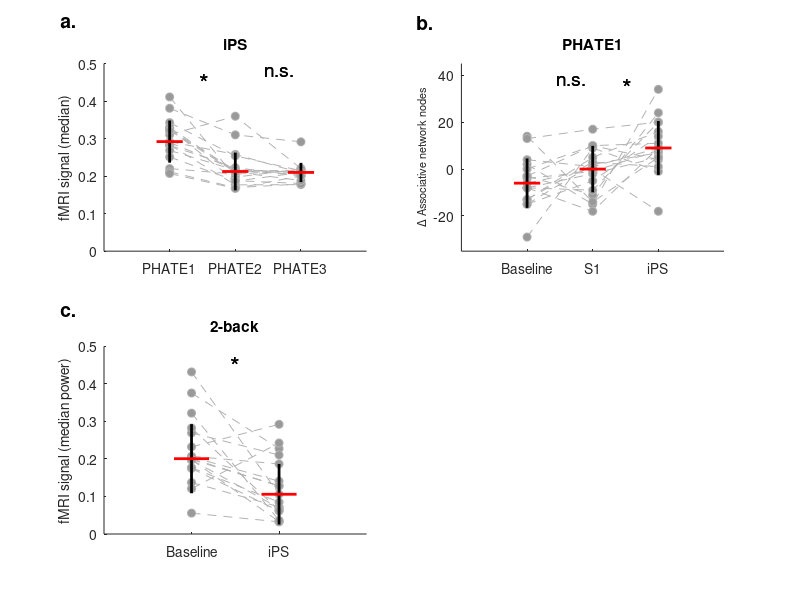

MATLAB code for this plot: (Note: this script raises an error after producing the figure.)
%% Supp figure 3: fmri signal & regions

load baseline_1back_2back_bold_phate
load s1_1back_2back_bold_phate
load ips_1back_2back_bold_phate

d_base_ph1 = basen2_ph1_c1- basen1_ph1_c1;
d_s1_ph1 = s1n2_ph1_c1- s1n1_ph1_c1;
d_ips_ph1 = ipsn2_ph1_c1- ipsn1_ph1_c1;

%%

figure('Position',[50,55,900,600],'Name','Supp.Fig 3 System and local level changes for correct 2-back'), set(gcf,'color','w'),
subplot(2,2,1), 
bold2_base = [loc_2back_BOLD_ph1'; loc_2back_BOLD_ph2'; loc_2back_BOLD_ph3']';
bold2_s1 = [s1_2back_BOLD_ph1'; s1_2back_BOLD_ph2'; s1_2back_BOLD_ph3']';
bold2_ips = [ips_2back_BOLD_ph1'; ips_2back_BOLD_ph2'; ips_2back_BOLD_ph3']';
for n=1:17; plot(bold2_ips(n,:),'-ko','MarkerFaceColor',[0.6 0.6 0.6],'LineStyle','--','Color',[0.7 0.7 0.7]); hold on; end
xlim([0 4]); ylim([0 .5])
set(gca,'xtick',[1:3]);
text([1.45 1.45],[.45 .45],'*','fontsize',18)
text([2.45 2.45],[.48 .48],'n.s.','fontsize',14)
ylabel('fMRI signal (median)','fontsize',10); set(gca,'xticklabel',{'PHATE1','PHATE2','PHATE3'},'fontsize',10);
title('iPS')
set(gca,'box','off');
set(gcf,'Color','w'), 
d_dat_ph1=[d_base_ph1(:,1) d_s1_ph1(:,1) d_ips_ph1(:,1), d_base_ph1(:,2) d_s1_ph1(:,2) d_ips_ph1(:,2), d_base_ph1(:,3) d_s1_ph1(:,3) d_ips_ph1(:,3), d_base_ph1(:,4) d_s1_ph1(:,4) d_ips_ph1(:,4)];
net=2;
d_assoc_ph1=[d_base_ph1(:,net) d_s1_ph1(:,net) d_ips_ph1(:,net)];
hold on, line([1,1],[median(bold2_ips(:,1))-std(bold2_ips(:,1)),median(bold2_ips(:,1))+std(bold2_ips(:,1))],'Linewidth',2,'Color','k')
hold on, line([2,2],[median(bold2_ips(:,2))-std(bold2_ips(:,2)),median(bold2_ips(:,2))+std(bold2_ips(:,2))],'Linewidth',2,'Color','k')
hold on, line([3,3],[median(bold2_ips(:,3))-std(bold2_ips(:,3)),median(bold2_ips(:,3))+std(bold2_ips(:,3))],'Linewidth',2,'Color','k')
hold on, line([.8,1.2],[median(bold2_ips(:,1)) median(bold2_ips(:,1))],'Linewidth',2,'Color','r')
hold on, line([1.8,2.2],[median(bold2_ips(:,2)) median(bold2_ips(:,2))],'Linewidth',2,'Color','r')
hold on, line([2.8,3.2],[median(bold2_ips(:,3)) median(bold2_ips(:,3))],'Linewidth',2,'Color','r')
annotation(gcf,'textbox',...
    [0.076 0.94 0.035 0.046],...
    'String',{'a.'},...
    'FontWeight','bold',...
    'FontSize',14,...
    'FitBoxToText','off',...
    'EdgeColor',[1 1 1]);

subplot(2,2,2);
for n=1:17; plot(d_assoc_ph1(n,:),'-ko','MarkerFaceColor',[0.6 0.6 0.6],'LineStyle','--','Color',[0.7 0.7 0.7]); hold on; end
xlim([0 4]); %ylim([-.6 .6])
set(gca,'xtick',[1:3]);
ylabel('\Delta Associative network nodes','fontsize',8); set(gca,'xticklabel',{'Baseline','S1','iPS'},'fontsize',10);
title('PHATE1')
set(gca,'box','off');
text([2.45 2.45],[35 35],'*','fontsize',18)
text([1.45 1.45],[38 38],'n.s.','fontsize',14)
ylim([-35 45]);
com_delta_assoc = [basen1_ph1_c1(:,net) s1n1_ph1_c1(:,net) ipsn1_ph1_c1(:,net); basen2_ph1_c1(:,net) s1n2_ph1_c1(:,net) ipsn2_ph1_c1(:,net)];
title('PHATE1')
hold on, line([1,1],[median(d_assoc_ph1(:,1))-std(d_assoc_ph1(:,1)),median(d_assoc_ph1(:,1))+std(d_assoc_ph1(:,1))],'Linewidth',2,'Color','k')
hold on, line([2,2],[median(d_assoc_ph1(:,2))-std(d_assoc_ph1(:,2)),median(d_assoc_ph1(:,2))+std(d_assoc_ph1(:,2))],'Linewidth',2,'Color','k')
hold on, line([3,3],[median(d_assoc_ph1(:,3))-std(d_assoc_ph1(:,3)),median(d_assoc_ph1(:,3))+std(d_assoc_ph1(:,3))],'Linewidth',2,'Color','k')
hold on, line([.8,1.2],[median(d_assoc_ph1(:,1)) median(d_assoc_ph1(:,1))],'Linewidth',2,'Color','r')
hold on, line([1.8,2.2],[median(d_assoc_ph1(:,2)) median(d_assoc_ph1(:,2))],'Linewidth',2,'Color','r')
hold on, line([2.8,3.2],[median(d_assoc_ph1(:,3)) median(d_assoc_ph1(:,3))],'Linewidth',2,'Color','r')
annotation(gcf,'textbox',...
    [0.076 0.46 0.035 0.046],...
    'String',{'c.'},...
    'FontWeight','bold',...
    'FontSize',14,...
    'FitBoxToText','off',...
    'EdgeColor',[1 1 1]);
%

load subj_base_bold_right_2back_corr
load subj_ips_bold_right_2back_corr

% right hemisphere iPS vs baseline
for n=1:17; pc_mn1_base_right(n,:)=median(abs(hilbert(subj_loc_tseries{n})).^2);  end
for n=1:17; pc_mn1_ips_right(n,:)=median(abs(hilbert(subj_ips_tseries{n})).^2); end  
n2back_base_ips_right=[pc_mn1_base_right pc_mn1_ips_right];

subplot(2,2,3)
for n=1:17; plot(n2back_base_ips_right(n,:),'-ko','MarkerFaceColor',[0.6 0.6 0.6],'LineStyle','--','Color',[0.7 0.7 0.7]); hold on; end
xlim([0 3]); %ylim([-.6 .6])
set(gca,'xtick',[1,2]);
ylabel('fMRI signal (median power)','fontsize',10); set(gca,'xticklabel',{'Baseline','iPS'},'fontsize',10);
% title('PHATE1')
set(gcf,'Color','w'); set(gca,'box','off');
text([1.45 1.45],[.45 .45],'*','fontsize',18)
title('2-back')
hold on, line([1,1],[median(n2back_base_ips_right(:,1))-std(n2back_base_ips_right(:,1)),median(n2back_base_ips_right(:,1))+std(n2back_base_ips_right(:,1))],'Linewidth',2,'Color','k')
hold on, line([2,2],[median(n2back_base_ips_right(:,2))-std(n2back_base_ips_right(:,2)),median(n2back_base_ips_right(:,2))+std(n2back_base_ips_right(:,2))],'Linewidth',2,'Color','k')
hold on, line([.8,1.2],[median(n2back_base_ips_right(:,1)) median(n2back_base_ips_right(:,1))],'Linewidth',2,'Color','r')
hold on, line([1.8,2.2],[median(n2back_base_ips_right(:,2)) median(n2back_base_ips_right(:,2))],'Linewidth',2,'Color','r')
annotation(gcf,'textbox',...
    [0.52 0.94 0.035 0.046],...
    'String',{'b.'},...
    'FontWeight','bold',...
    'FontSize',14,...
    'FitBoxToText','off',...
    'EdgeColor',[1 1 1]);


[ry,py]=corr(n2back_base_ips_right(idx_ips_n2_accu,2),ips_n2_value','Type','Pearson','Rows','complete');
col = [0.65 0.65 0.65]; 
subplot(2,2,4)
plot(n2back_base_ips_right(idx_ips_n2_accu,2),ips_n2_value','ko','MarkerFaceColor',[0.6 0.6 0.6])
linplot(n2back_base_ips_right(idx_ips_n2_accu,2),ips_n2_value',col);
ylim([0 20]); xlim([0 0.35])
text([.25 .25],[4 4],['\itr = ' num2str(round(ry,2,'significant'))])
text([.25 .25],[2.8 2.8],['\itp = ' num2str(round(py,3))])
% xlim([0 0.1]), ylim([60 100])
set(gcf,'Color','w'); set(gca,'box','off');
ylabel('Trajectory length'); xlabel('fMRI signal (median power)')
title('iPS 2-back')
mdl = fitlm(n2back_base_ips_right(idx_ips_n2_accu,2),ips_n2_value','linear','RobustOpts','on'); %check
annotation(gcf,'textbox',...
    [0.52 0.46 0.035 0.046],...
    'String',{'d.'},...
    'FontWeight','bold',...
    'FontSize',14,...
    'FitBoxToText','off',...
    'EdgeColor',[1 1 1]);

% %% supp fig3 tests (uncomment to run)
% 
% % Sessions by PHATE dimensions interaction 
% figure, 
% comtest=[bold2_base; bold2_s1; bold2_ips];
% nrep=17; 
% [~,~,stats] = anova2(comtest,nrep);
% 
% %post-hoc testing for Supp. Fig 3a
% figure, anova1(bold2_ips)
% [~,p_ph1_ph2_2back]=ttest(bold2_ips(:,1),bold2_ips(:,2));
% [~,p_ph1_ph3_2back]=ttest(bold2_ips(:,1),bold2_ips(:,3));
% [~,p_ph2_ph3_2back]=ttest(bold2_ips(:,2),bold2_ips(:,3));
% 
% post_hoc_supp3a=mafdr([p_ph1_ph2_2back p_ph1_ph3_2back p_ph2_ph3_2back],'BHFDR',true);
% 
% % % % 
% % Supp Fig 3b, associatve node
% nrep=17; 
% [~,~,stats] = anova2(com_delta_assoc,nrep);
% [~,p_base_s1_2back]=ttest(d_assoc_ph1(:,1),d_assoc_ph1(:,2));
% [~,p_base_ips_2back]=ttest(d_assoc_ph1(:,1),d_assoc_ph1(:,3));
% [~,p_s1_ips_2back]=ttest(d_assoc_ph1(:,2),d_assoc_ph1(:,3));
% 
% post_hoc_supp3b=mafdr([p_base_s1_2back p_base_ips_2back p_s1_ips_2back],'BHFDR',true);
% 
% 
% %supp fig 3c
% [~,p_s3c]=ttest(n2back_base_ips_right(:,1),n2back_base_ips_right(:,2));




